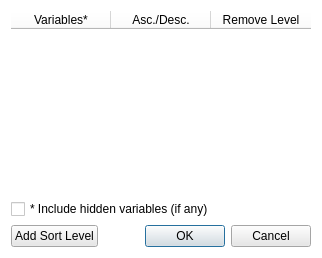
<?xml version="1.0" encoding="UTF-8"?>
<ui version="4.0">
 <class>SortDialog</class>
 <widget class="QDialog" name="SortDialog">
  <property name="geometry">
   <rect>
    <x>0</x>
    <y>0</y>
    <width>322</width>
    <height>258</height>
   </rect>
  </property>
  <property name="windowTitle">
   <string extracomment="Define Sort Order">Dialog</string>
  </property>
  <property name="styleSheet">
   <string notr="true">background-color: rgb(255, 255, 255);</string>
  </property>
  <property name="modal">
   <bool>true</bool>
  </property>
  <layout class="QGridLayout" name="gridLayout_2">
   <item row="0" column="0">
    <layout class="QGridLayout" name="gridLayout">
     <item row="0" column="0">
      <widget class="QTableWidget" name="sortTable">
       <property name="styleSheet">
        <string notr="true"/>
       </property>
       <property name="frameShape">
        <enum>QFrame::NoFrame</enum>
       </property>
       <property name="frameShadow">
        <enum>QFrame::Plain</enum>
       </property>
       <property name="lineWidth">
        <number>1</number>
       </property>
       <property name="midLineWidth">
        <number>1</number>
       </property>
       <property name="horizontalScrollBarPolicy">
        <enum>Qt::ScrollBarAlwaysOff</enum>
       </property>
       <property name="showGrid">
        <bool>true</bool>
       </property>
       <property name="gridStyle">
        <enum>Qt::SolidLine</enum>
       </property>
       <property name="wordWrap">
        <bool>false</bool>
       </property>
       <property name="cornerButtonEnabled">
        <bool>false</bool>
       </property>
       <attribute name="horizontalHeaderCascadingSectionResizes">
        <bool>false</bool>
       </attribute>
       <attribute name="horizontalHeaderDefaultSectionSize">
        <number>100</number>
       </attribute>
       <attribute name="horizontalHeaderHighlightSections">
        <bool>false</bool>
       </attribute>
       <attribute name="horizontalHeaderMinimumSectionSize">
        <number>20</number>
       </attribute>
       <attribute name="horizontalHeaderStretchLastSection">
        <bool>true</bool>
       </attribute>
       <attribute name="verticalHeaderVisible">
        <bool>false</bool>
       </attribute>
       <attribute name="verticalHeaderDefaultSectionSize">
        <number>23</number>
       </attribute>
       <attribute name="verticalHeaderStretchLastSection">
        <bool>false</bool>
       </attribute>
       <column>
        <property name="text">
         <string>Variables*</string>
        </property>
       </column>
       <column>
        <property name="text">
         <string>Asc./Desc.</string>
        </property>
       </column>
       <column>
        <property name="text">
         <string>Remove Level</string>
        </property>
       </column>
      </widget>
     </item>
     <item row="1" column="0">
      <widget class="QCheckBox" name="hidden_checkbox">
       <property name="text">
        <string>* Include hidden variables (if any)</string>
       </property>
      </widget>
     </item>
     <item row="2" column="0">
      <layout class="QHBoxLayout" name="horizontalLayout">
       <item>
        <widget class="QPushButton" name="addsortlevel_buttonn">
         <property name="toolTip">
          <string>&lt;html&gt;&lt;head/&gt;&lt;body&gt;&lt;p&gt;&lt;br/&gt;&lt;/p&gt;&lt;/body&gt;&lt;/html&gt;</string>
         </property>
         <property name="styleSheet">
          <string notr="true">background-color: rgb(231, 231, 231);</string>
         </property>
         <property name="text">
          <string>Add Sort Level</string>
         </property>
        </widget>
       </item>
       <item>
        <spacer name="horizontalSpacer">
         <property name="orientation">
          <enum>Qt::Horizontal</enum>
         </property>
         <property name="sizeHint" stdset="0">
          <size>
           <width>40</width>
           <height>20</height>
          </size>
         </property>
        </spacer>
       </item>
       <item>
        <widget class="QDialogButtonBox" name="cancelok_buton">
         <property name="styleSheet">
          <string notr="true">background-color: rgb(231, 231, 231);</string>
         </property>
         <property name="orientation">
          <enum>Qt::Horizontal</enum>
         </property>
         <property name="standardButtons">
          <set>QDialogButtonBox::Cancel|QDialogButtonBox::Ok</set>
         </property>
        </widget>
       </item>
      </layout>
     </item>
    </layout>
   </item>
  </layout>
 </widget>
 <resources/>
 <connections>
  <connection>
   <sender>cancelok_buton</sender>
   <signal>accepted()</signal>
   <receiver>SortDialog</receiver>
   <slot>accept()</slot>
   <hints>
    <hint type="sourcelabel">
     <x>248</x>
     <y>254</y>
    </hint>
    <hint type="destinationlabel">
     <x>157</x>
     <y>274</y>
    </hint>
   </hints>
  </connection>
  <connection>
   <sender>cancelok_buton</sender>
   <signal>rejected()</signal>
   <receiver>SortDialog</receiver>
   <slot>reject()</slot>
   <hints>
    <hint type="sourcelabel">
     <x>316</x>
     <y>260</y>
    </hint>
    <hint type="destinationlabel">
     <x>286</x>
     <y>274</y>
    </hint>
   </hints>
  </connection>
 </connections>
</ui>
